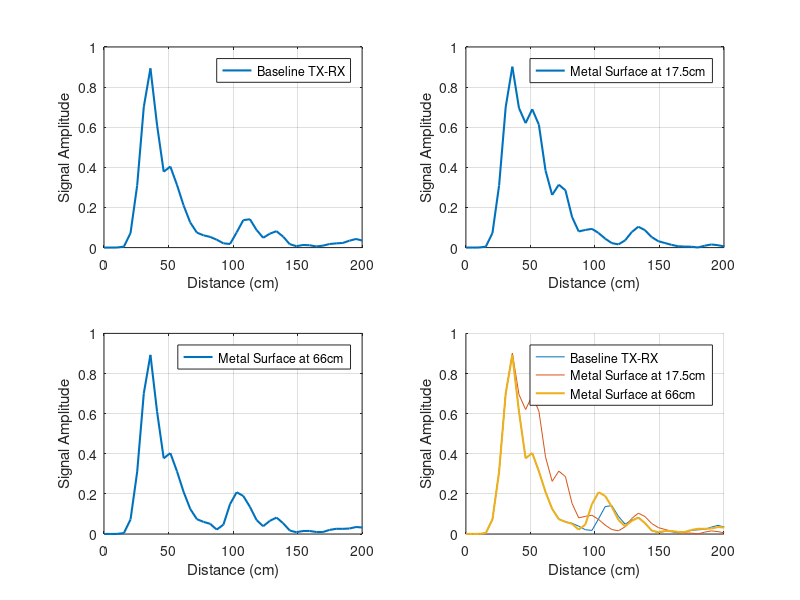
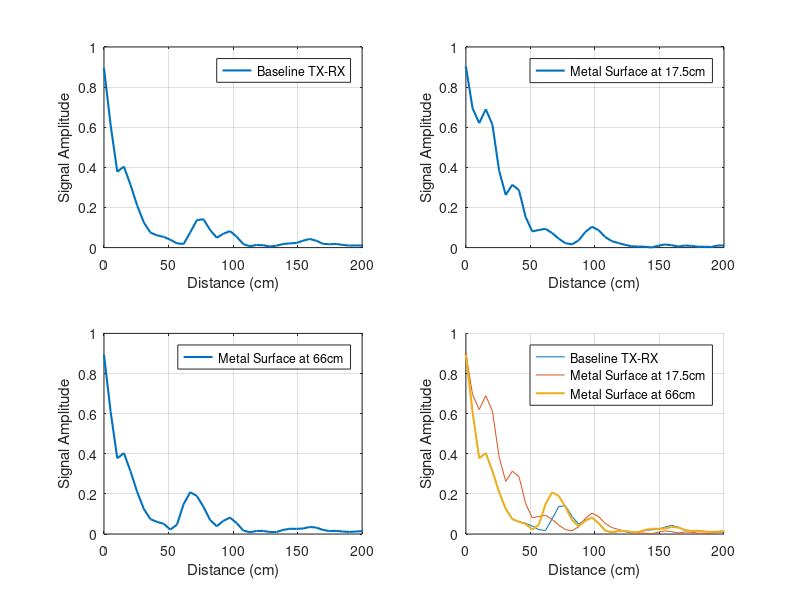
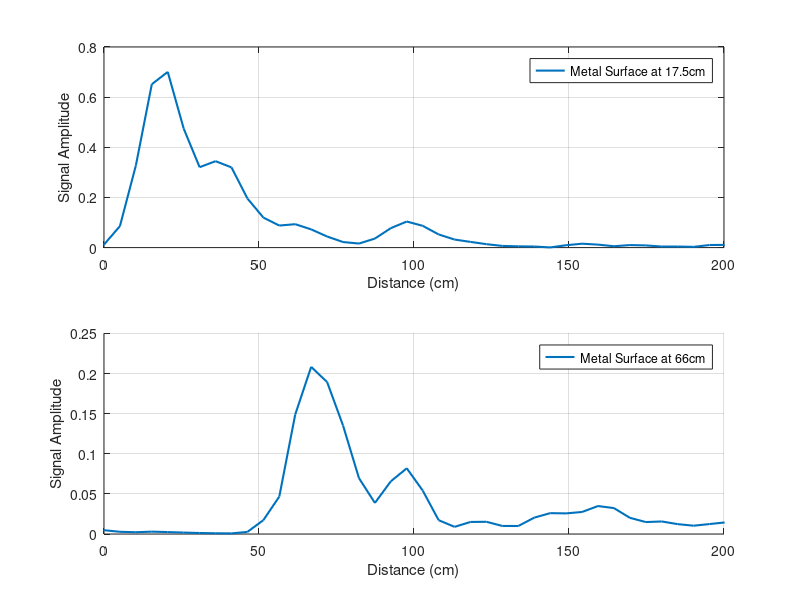

Reproduce these figures in MATLAB, in order.
%%%%%%%%%%%%%%%%%%%%%%%%%%%%%%%%%%%%%%%%%%%%%%%%%%%%%%%%%%%%%%%%%%%%%%%%%%%
% Alison Cheeseman
% Script to plot bb data files from X4 radar and subtract baseline to detect
% presence of targets at known ranges
% Includes preliminary calibration of range axis
%%%%%%%%%%%%%%%%%%%%%%%%%%%%%%%%%%%%%%%%%%%%%%%%%%%%%%%%%%%%%%%%%%%%%%%%%%%

clear variables;
close all;
clc;

%% Define figure sizes
width_fig = 10;
height_fig = 6; 

%% Load data files
load('data/baseline.mat');
x_bl = frame;
load('data/aluminum_sheet_17.5cm_7.29GHz.mat');
x_17 = frame;
load('data/aluminum_sheet_66cm_7.29GHz.mat');
x_66 = frame;
clear frame;

%% Define constants
c = 299792458;
N = length(x_bl);
tau = 1.8*10^-9; % transmit pulse length in s (estimate)
fs = 2.916*10^9; % sampling rate of baseband data (number obtained from Xethru forum)

% uncalibrated range and time vectors
t_vec = 0:1/fs:(N-1)/fs;
r_vec = c/2 * t_vec;
r_vec_cm = r_vec * 100;

%% Plot data before subtraction and calibration
display('Figure 1: unprocessed signal amplitudes')
figure
subplot(2,2,1)
plot(r_vec_cm,abs(x_bl),'LineWidth',1.5);
grid on;
xlim([0 200]);
xlabel('Distance (cm)');
ylabel('Signal Amplitude')
legend('Baseline TX-RX');
subplot(2,2,2)
plot(r_vec_cm,abs(x_17),'LineWidth',1.5);
grid on;
xlim([0 200]);
xlabel('Distance (cm)');
ylabel('Signal Amplitude')
legend('Metal Surface at 17.5cm');
subplot(2,2,3)
plot(r_vec_cm,abs(x_66),'LineWidth',1.5);
grid on;
xlim([0 200]);
xlabel('Distance (cm)');
ylabel('Signal Amplitude')
legend('Metal Surface at 66cm');
subplot(2,2,4)
hold all;
plot(r_vec_cm,abs(x_bl),r_vec_cm,abs(x_17),r_vec_cm,abs(x_66),'LineWidth',1.5);
grid on;
xlim([0 200]);
xlabel('Distance (cm)');
ylabel('Signal Amplitude')
legend('Baseline TX-RX','Metal Surface at 17.5cm','Metal Surface at 66cm');
set(gcf,'Units','inches','Position',[3 3 width_fig height_fig]);

%% Find peak location in baseline data and calibrate range zero
[m ind] = max(abs(x_bl));

r_min = r_vec(2) - r_vec(1);
r_vec = r_vec - (ind-1)*r_min;
r_vec_cm = r_vec * 100;

%% Plot data after range calibration
display('Figure 2: signal amplitudes following range calibration')
figure
subplot(2,2,1)
plot(r_vec_cm,abs(x_bl),'LineWidth',1.5);
grid on;
xlim([0 200]);
xlabel('Distance (cm)');
ylabel('Signal Amplitude')
legend('Baseline TX-RX');
subplot(2,2,2)
plot(r_vec_cm,abs(x_17),'LineWidth',1.5);
grid on;
xlim([0 200]);
xlabel('Distance (cm)');
ylabel('Signal Amplitude')
legend('Metal Surface at 17.5cm');
subplot(2,2,3)
plot(r_vec_cm,abs(x_66),'LineWidth',1.5);
grid on;
xlim([0 200]);
xlabel('Distance (cm)');
ylabel('Signal Amplitude')
legend('Metal Surface at 66cm');
subplot(2,2,4)
hold all;
plot(r_vec_cm,abs(x_bl),r_vec_cm,abs(x_17),r_vec_cm,abs(x_66),'LineWidth',1.5);
grid on;
xlim([0 200]);
xlabel('Distance (cm)');
ylabel('Signal Amplitude')
legend('Baseline TX-RX','Metal Surface at 17.5cm','Metal Surface at 66cm');
set(gcf,'Units','inches','Position',[3 3 width_fig height_fig]);

%% Subtraction of baseline
% We only want to subtract the TX-RX signal, not reflection from further
% ranges, so take only the first 18 bins (determined by visual inspection) and pad with zeros

baseline = [x_bl(1:18); zeros(N-18,1)];

% subtract TX-RX from both signals
x_17 = x_17 - baseline;
x_66 = x_66 - baseline;

%% Plot resulting data
display('Figure 3: signal amplitudes following range calibration and TX-RX baseline subtraction' )
figure
subplot(2,1,1)
plot(r_vec_cm,abs(x_17),'LineWidth',1.5);
grid on;
xlim([0 200]);
xlabel('Distance (cm)');
ylabel('Signal Amplitude')
legend('Metal Surface at 17.5cm');
subplot(2,1,2)
hold all;
plot(r_vec_cm,abs(x_66),'LineWidth',1.5);
grid on;
xlim([0 200]);
xlabel('Distance (cm)');
ylabel('Signal Amplitude')
legend('Metal Surface at 66cm');
set(gcf,'Units','inches','Position',[3 3 width_fig height_fig]);

